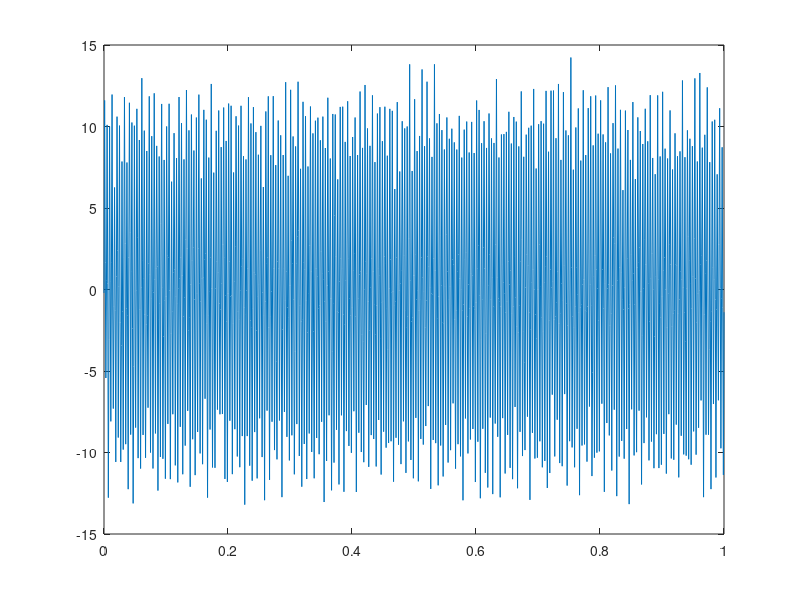

Write MATLAB code to recreate this figure. (Note: this script raises an error after producing the figure.)
clc
clear all
close all
fs=1000;
L=1000;
t=0:1/fs:1;
y=10*sin(2*pi*250*t)+2*sin(2*pi*100*t)+randn(size(t));
h=hamming(L);
f=0:L/2;
%pwelch(y,h,75,L,fs);
%figure
plot(t,y)
figure
psd(y,L,fs,h);